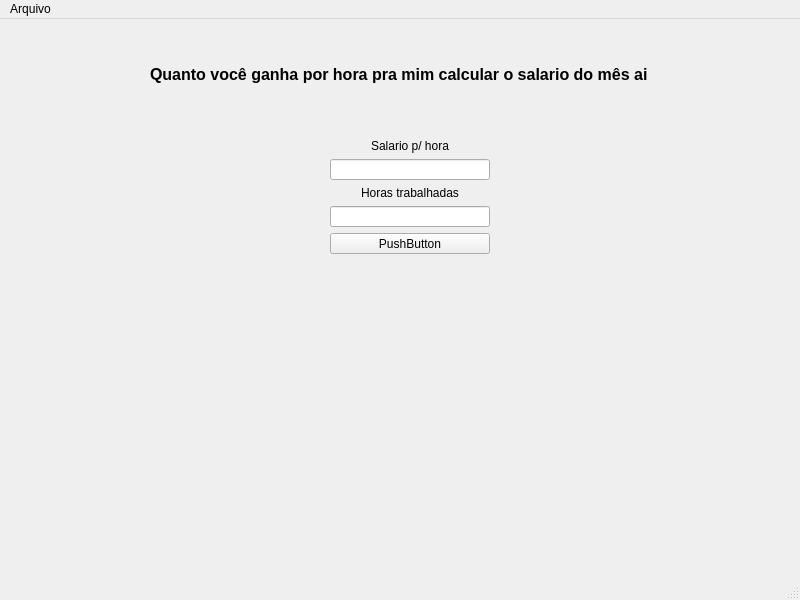
<?xml version="1.0" encoding="UTF-8"?>
<ui version="4.0">
 <class>MainWindow</class>
 <widget class="QMainWindow" name="MainWindow">
  <property name="geometry">
   <rect>
    <x>0</x>
    <y>0</y>
    <width>800</width>
    <height>600</height>
   </rect>
  </property>
  <property name="windowTitle">
   <string>MainWindow</string>
  </property>
  <widget class="QWidget" name="centralwidget">
   <widget class="QLabel" name="label">
    <property name="geometry">
     <rect>
      <x>150</x>
      <y>10</y>
      <width>531</width>
      <height>91</height>
     </rect>
    </property>
    <property name="font">
     <font>
      <pointsize>12</pointsize>
      <weight>75</weight>
      <bold>true</bold>
     </font>
    </property>
    <property name="text">
     <string>Quanto você ganha por hora pra mim calcular o salario do mês ai</string>
    </property>
   </widget>
   <widget class="QWidget" name="verticalLayoutWidget">
    <property name="geometry">
     <rect>
      <x>330</x>
      <y>120</y>
      <width>160</width>
      <height>115</height>
     </rect>
    </property>
    <layout class="QVBoxLayout" name="verticalLayout">
     <item>
      <widget class="QLabel" name="label_4">
       <property name="text">
        <string>Salario p/ hora</string>
       </property>
       <property name="alignment">
        <set>Qt::AlignCenter</set>
       </property>
      </widget>
     </item>
     <item>
      <widget class="QLineEdit" name="lineEdit"/>
     </item>
     <item>
      <widget class="QLabel" name="label_3">
       <property name="text">
        <string>Horas trabalhadas</string>
       </property>
       <property name="alignment">
        <set>Qt::AlignCenter</set>
       </property>
      </widget>
     </item>
     <item>
      <widget class="QLineEdit" name="lineEdit_2"/>
     </item>
     <item>
      <widget class="QPushButton" name="pushButton">
       <property name="text">
        <string>PushButton</string>
       </property>
      </widget>
     </item>
    </layout>
   </widget>
   <widget class="QLabel" name="label_2">
    <property name="geometry">
     <rect>
      <x>290</x>
      <y>270</y>
      <width>241</width>
      <height>91</height>
     </rect>
    </property>
    <property name="font">
     <font>
      <pointsize>14</pointsize>
      <weight>75</weight>
      <bold>true</bold>
     </font>
    </property>
    <property name="text">
     <string/>
    </property>
    <property name="alignment">
     <set>Qt::AlignCenter</set>
    </property>
   </widget>
  </widget>
  <widget class="QMenuBar" name="menubar">
   <property name="geometry">
    <rect>
     <x>0</x>
     <y>0</y>
     <width>800</width>
     <height>21</height>
    </rect>
   </property>
   <widget class="QMenu" name="menuArquivo">
    <property name="title">
     <string>Arquivo</string>
    </property>
    <addaction name="actionAbrir"/>
    <addaction name="actionNovo"/>
    <addaction name="actionSalvar"/>
    <addaction name="actionSair"/>
   </widget>
   <addaction name="menuArquivo"/>
  </widget>
  <widget class="QStatusBar" name="statusbar"/>
  <action name="actionSair">
   <property name="text">
    <string>Sair</string>
   </property>
  </action>
  <action name="actionSalvar">
   <property name="text">
    <string>Salvar</string>
   </property>
  </action>
  <action name="actionNovo">
   <property name="text">
    <string>Novo</string>
   </property>
  </action>
  <action name="actionAbrir">
   <property name="text">
    <string>Abrir</string>
   </property>
  </action>
 </widget>
 <resources/>
 <connections/>
</ui>
